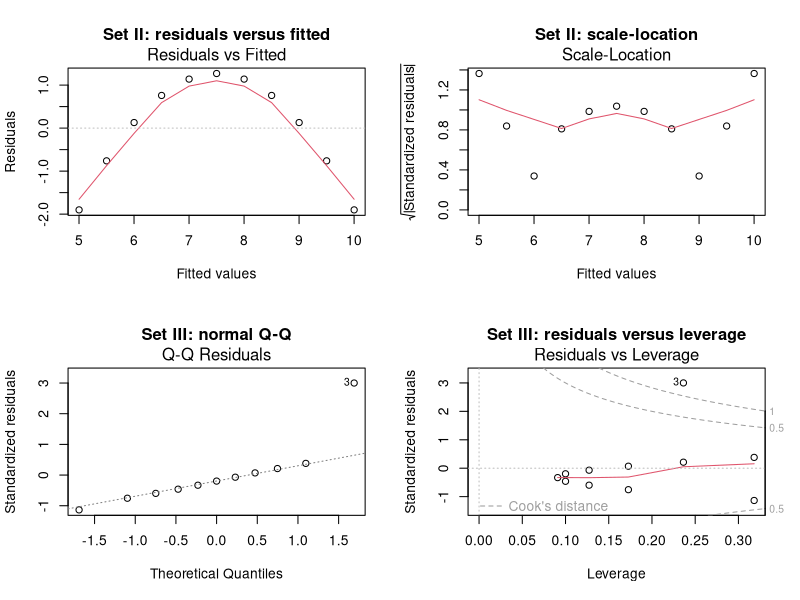

The R source for this figure:
# Chapter 5. Model Checking and Assumption Failures
# Reasoning Through Regression: Inference, Prediction, and Regularization with R
# Author: Prof. Dr. Bahadır Yüzbaşı
# Edition: 27 September 2026
# Run blocks in order in a fresh R session. See README.md.

# ===== Book block 1; source line 285 =====
sets <- lapply(seq_len(4), function(j) {
  data.frame(
    row = seq_len(nrow(anscombe)),
    x = anscombe[[paste0("x", j)]],
    y = anscombe[[paste0("y", j)]]
  )
})
fits <- lapply(sets, function(dat) {
  lm(y ~ x, data = dat, na.action = na.fail)
})
stopifnot(length(fits) == 4L,
          all(vapply(fits, nobs, integer(1)) == 11L))

# ===== Book block 2; source line 304 =====
summary_rows <- lapply(seq_along(fits), function(j) {
  dat <- sets[[j]]
  fit <- fits[[j]]
  c(set = j, mean_x = mean(dat$x), mean_y = mean(dat$y),
    var_x = var(dat$x), var_y = var(dat$y),
    correlation = cor(dat$x, dat$y),
    intercept = unname(coef(fit)[1]),
    slope = unname(coef(fit)[2]),
    SSE = deviance(fit),
    R2 = summary(fit)$r.squared)
})
summary_table <- do.call(rbind, summary_rows)
round(summary_table, 6)

# ===== Book block 3; source line 324 =====
fit3 <- fits[[3]]
X3 <- model.matrix(fit3)
y3 <- model.response(model.frame(fit3))
H3 <- X3 %*% solve(crossprod(X3), t(X3))
e3 <- drop((diag(nrow(X3)) - H3) %*% y3)
s3 <- summary(fit3)$sigma
h3 <- diag(H3)
r3_hand <- e3 / (s3 * sqrt(1 - h3))
D3_hand <- (r3_hand^2 / ncol(X3)) * h3 / (1 - h3)
stopifnot(all.equal(e3, residuals(fit3), tolerance = 1e-10),
          all.equal(h3, hatvalues(fit3), tolerance = 1e-10),
          all.equal(r3_hand, rstandard(fit3), tolerance = 1e-10),
          all.equal(D3_hand, cooks.distance(fit3), tolerance = 1e-10))
data.frame(row = sets[[3]]$row, residual = e3,
           leverage = h3, standardized = r3_hand,
           cook = D3_hand)

# ===== Book block 4; source line 347 =====
i <- 3L
fit3_minus_i <- lm(y ~ x, data = sets[[3]][-i, ], na.action = na.fail)
deleted_direct <- sets[[3]]$y[i] -
  predict(fit3_minus_i, newdata = sets[[3]][i, , drop = FALSE])
deleted_formula <- residuals(fit3)[i] / (1 - hatvalues(fit3)[i])

fit4 <- fits[[4]]
h4 <- hatvalues(fit4)
rank_without_8 <- qr(model.matrix(fit4)[-8, , drop = FALSE])$rank
c(deleted_direct = deleted_direct,
  deleted_formula = deleted_formula,
  set4_row8_leverage = h4[8],
  rank_without_set4_row8 = rank_without_8)

# ===== Book block 5; source line 367 =====
old_par <- par(no.readonly = TRUE)
par(mfrow = c(2, 2))
plot(fits[[2]], which = 1, id.n = 0,
     main = "Set II: residuals versus fitted")
plot(fits[[2]], which = 3, id.n = 0,
     main = "Set II: scale-location")
plot(fits[[3]], which = 2, id.n = 1,
     main = "Set III: normal Q-Q")
plot(fits[[3]], which = 5, id.n = 1,
     main = "Set III: residuals versus leverage")
par(old_par)
